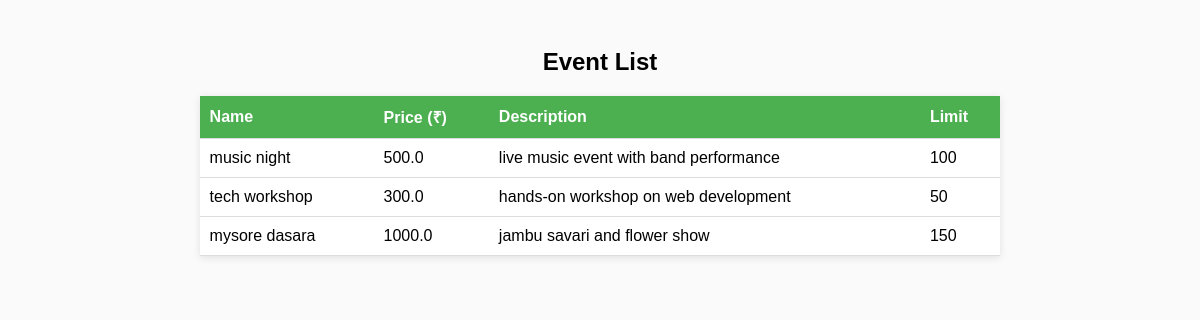
Page /fetch_events on the committed database.
### eventdb/models.py (models this page shows)
class Events(models.Model):
    event_id=models.AutoField(primary_key=True)
    name=models.CharField(max_length=100)
    desc=models.CharField(max_length=500)
    price=models.FloatField()
    limit=models.IntegerField()

### management/views.py (the view)
# urls.py: path('fetch_events',views.fetch_events,name='events'),
def fetch_events(request):
    result=Events.objects.all().values()
    return render(request,'event.html',context={'events':list(result)})

### templates/event.html (shortened to what this page needs)
<!DOCTYPE html>
<html lang="en">
<head>
</head>
<body>
    <h2>Event List</h2>
    {% if events %}
    <table>
        <thead>
            <tr>
                <th>Name</th>
                <th>Price (₹)</th>
                <th>Description</th>
                <th>Limit</th>
            </tr>
        </thead>
        <tbody>
            {% for event in events %}
            <tr>
                <td>{{ event.name }}</td>
                <td>{{ event.price }}</td>
                <td>{{ event.desc }}</td>
                <td>{{ event.limit }}</td>
            </tr>
            {% endfor %}
        </tbody>
    </table>
    {% else %}
        <p>No events found.</p>
    {% endif %}
</body>
</html>

### templates/event.html (style rules this page uses)
body { font-family: Arial, sans-serif; padding: 20px; background-color: #fafafa; }
table { width: 70%; border-collapse: collapse; margin: 0 auto; background: white; box-shadow: 0 2px 8px rgba(0,0,0,0.1); }
th, td { padding: 10px; text-align: left; border-bottom: 1px solid #ddd; }
th { background-color: #4CAF50; color: white; }
h2 { text-align: center; }

### rows in the picture
Events: name "music night", price "500.0", desc "live music event with band performance", limit "100"
Events: name "tech workshop", price "300.0", desc "hands-on workshop on web development", limit "50"
Events: name "mysore dasara", price "1000.0", desc "jambu savari and flower show", limit "150"
